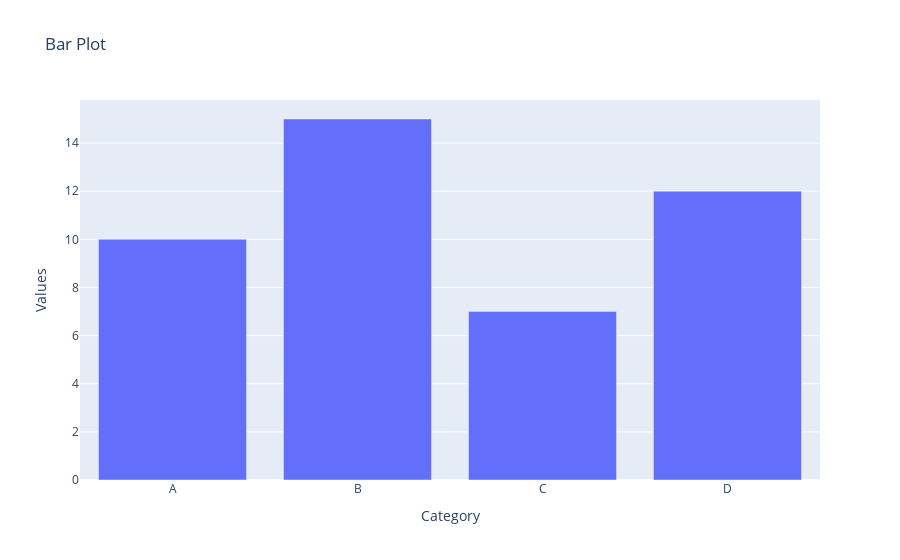

Notebook code for this chart:
### Code cell
'''     5. Generate a bar plot using Plotly?    '''
import plotly.express as px
import pandas as pd

# Sample DataFrame
df = pd.DataFrame({'Category': ['A', 'B', 'C', 'D'], 'Values': [10, 15, 7, 12]})

# Create bar plot
fig = px.bar(df, x='Category', y='Values', title="Bar Plot")
fig.show()

### Figure 1 — Plotly figure (JSON) as saved in the notebook; plotly's stock layout.template omitted (floating-point values rounded to 4 significant figures)
{"data": [{"alignmentgroup": "True", "hovertemplate": "Category=%{x}<br>Values=%{y}<extra></extra>", "legendgroup": "", "marker": {"color": "#636efa", "pattern": {"shape": ""}}, "name": "", "offsetgroup": "", "orientation": "v", "showlegend": false, "textposition": "auto", "type": "bar", "x": ["A", "B", "C", "D"], "xaxis": "x", "y": [10, 15, 7, 12], "yaxis": "y"}], "layout": {"barmode": "relative", "legend": {"tracegroupgap": 0}, "title": {"text": "Bar Plot"}, "xaxis": {"anchor": "y", "domain": [0, 1], "title": {"text": "Category"}}, "yaxis": {"anchor": "x", "domain": [0, 1], "title": {"text": "Values"}}}}
